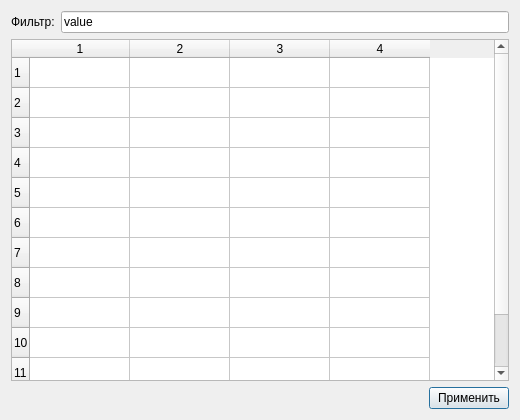
<?xml version="1.0" encoding="UTF-8"?>
<ui version="4.0"><class>Dialog</class><widget class="QDialog" name="Dialog"><property name="geometry"><rect><x>0</x><y>0</y><width>520</width><height>420</height></rect></property><property name="windowTitle"><string>#110 tables/195_in_form_filter</string></property><layout class="QVBoxLayout" name="verticalLayout"><property name="leftMargin"><number>11</number></property><property name="topMargin"><number>11</number></property><property name="rightMargin"><number>11</number></property><property name="bottomMargin"><number>11</number></property><property name="spacing"><number>6</number></property><item><layout class="QHBoxLayout" name="rowLayout"><property name="leftMargin"><number>0</number></property><property name="topMargin"><number>0</number></property><property name="rightMargin"><number>0</number></property><property name="bottomMargin"><number>0</number></property><property name="spacing"><number>6</number></property><item><widget class="QLabel" name="label"><property name="text"><string>Фильтр:</string></property></widget></item><item><widget class="QLineEdit" name="lineEdit"><property name="text"><string>value</string></property></widget></item></layout></item><item><widget class="QTableWidget" name="table"><property name="rowCount"><number>12</number></property><property name="columnCount"><number>4</number></property></widget></item><item><layout class="QHBoxLayout" name="buttons"><property name="leftMargin"><number>0</number></property><property name="topMargin"><number>0</number></property><property name="rightMargin"><number>0</number></property><property name="bottomMargin"><number>0</number></property><property name="spacing"><number>6</number></property><item><spacer name="horizontalSpacer"><property name="orientation"><enum>Qt::Orientation::Horizontal</enum></property><property name="sizeHint" stdset="0"><size><width>40</width><height>20</height></size></property></spacer></item><item><widget class="QPushButton" name="b1"><property name="text"><string>Применить</string></property></widget></item></layout></item></layout></widget></ui>
